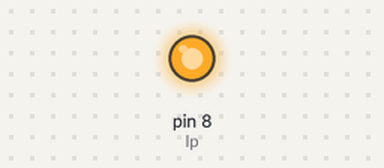
Simulated run of this sketch. Board: Arduino Uno, built with avr-gcc and run on an emulated ATmega328P. On the bench: output pins drawn as LEDs (lit = HIGH).

Above: at 0.1 s.
Timing chart, 0 to 1.6 s (numbered marks = the images above):
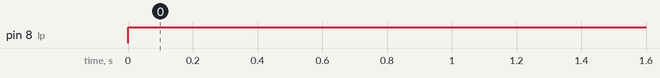

The sketch:

P3.ino
```cpp
#define lp 8

void setup(){
  pinMode(lp,OUTPUT);
}

void loop(){
  digitalWrite(lp,HIGH);
}
```

Measured:
- by itself, pin 8 (lp): LOW → HIGH at 0.00 s
